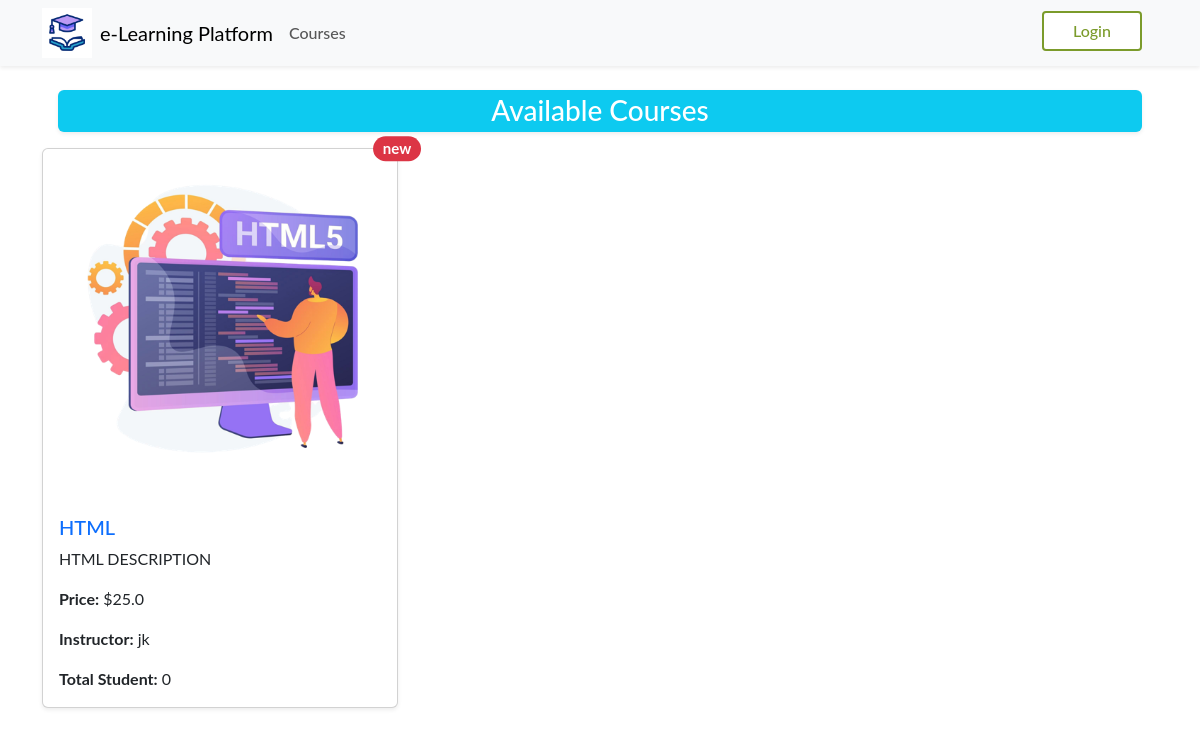
Page /courses/ on the committed database.
### app/models.py (models this page shows, shortened)
class Course(db.Model):
    id = db.Column(db.Integer, primary_key=True)
    title = db.Column(db.String(100), nullable=False)
    description = db.Column(db.Text, nullable=False)
    courseImage =db.Column(db.String(50), nullable=False, default='default.jpg')
    price = db.Column(db.Float, nullable=False)
    teacher_id = db.Column(db.Integer, db.ForeignKey('user.id'), nullable=False)
    created_at = db.Column(db.DateTime, default=datetime.utcnow)
    instructor = db.relationship('User', backref='courses', lazy=True)
    category_id = db.Column(db.Integer, db.ForeignKey('category.id'), nullable=False)
    category = db.relationship('Category', backref='courses', lazy=True)
    @property
    def total_students(self):
        return len(self.enrollments)

class User(db.Model, UserMixin):
    id = db.Column(db.Integer, primary_key=True)
    name = db.Column(db.String(50), nullable=False)
    email = db.Column(db.String(120), unique=True, nullable=False)
    role = db.Column(db.String(10))  # 'student' or 'instructor'
    password_hash = db.Column(db.String(128), nullable=False)
    created_at = db.Column(db.DateTime, default=datetime.utcnow)

### app/routes/course.py (the view)
@bp.route('/')
def list_courses():
    courses = Course.query.all()
    return render_template('list_courses.html', courses=courses)

### app/templates/list_courses.html (shortened to what this page needs)
{% extends 'layout.html' %}
{% block content %}
<div class="h3 bg-info text-white text-center py-1 m-3 rounded shadow-sm">
    Available Courses
</div>
<div class="row">
    {% for course in courses %}
    <div class="col-md-4 mb-4">
        <div class="card shadow-sm">
            <img src="{{ url_for('static', filename='img_course/' + course.courseImage) }}" height="350px" class="card-img-top" alt="{{ course.title }}">
            <div class="card-body">
                <h5 class="card-title">
                    <a href="{{ url_for('course.course_details', course_id=course.id) }}" class="text-decoration-none">{{ course.title }}</a>
                    <span class="position-absolute top-0 start-100 translate-middle badge rounded-pill bg-danger">new </span>
                </h5>
                <p class="card-text">{{ course.description }}</p>
                <p class="card-text"><strong>Price:</strong> ${{ course.price }}</p>
                <p class="card-text"><strong>Instructor:</strong> {{ course.instructor.name }}</p>
                <p class="card-text"><strong>Total Student:</strong> {{ course.total_students }}</p>
            </div>
        </div>
    </div>
    {% endfor %}
</div>
{% endblock %}

### app/static/css/main.css (style rules this page uses)
:root { --vert: #7b9b2b; --roze: #fc83cd33; }
* { font-family: 'Lato', sans-serif; }

### rows in the picture
Course: courseImage (picture), title "HTML", description "HTML DESCRIPTION", price "25.0", instructor.name "jk", total_students "0"
